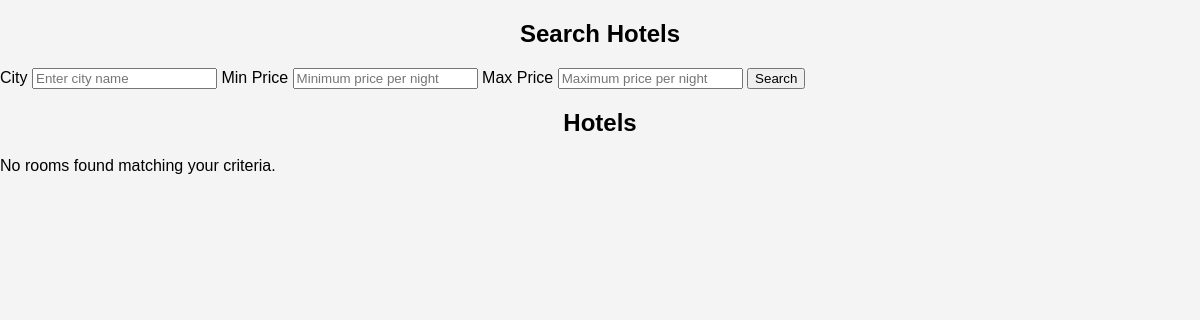
Page /hotels.php?city=Dambulla on the earlier database version.
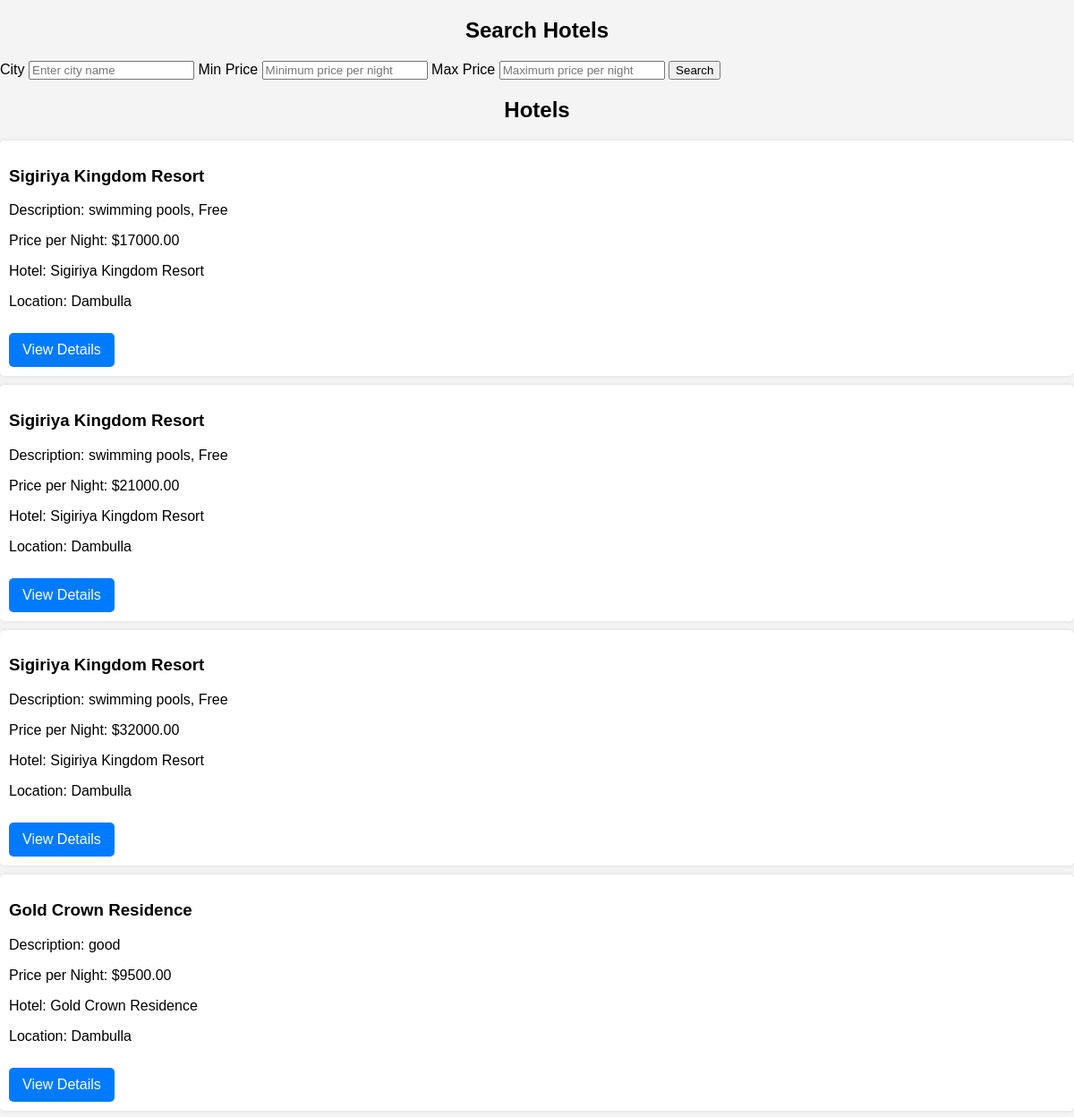
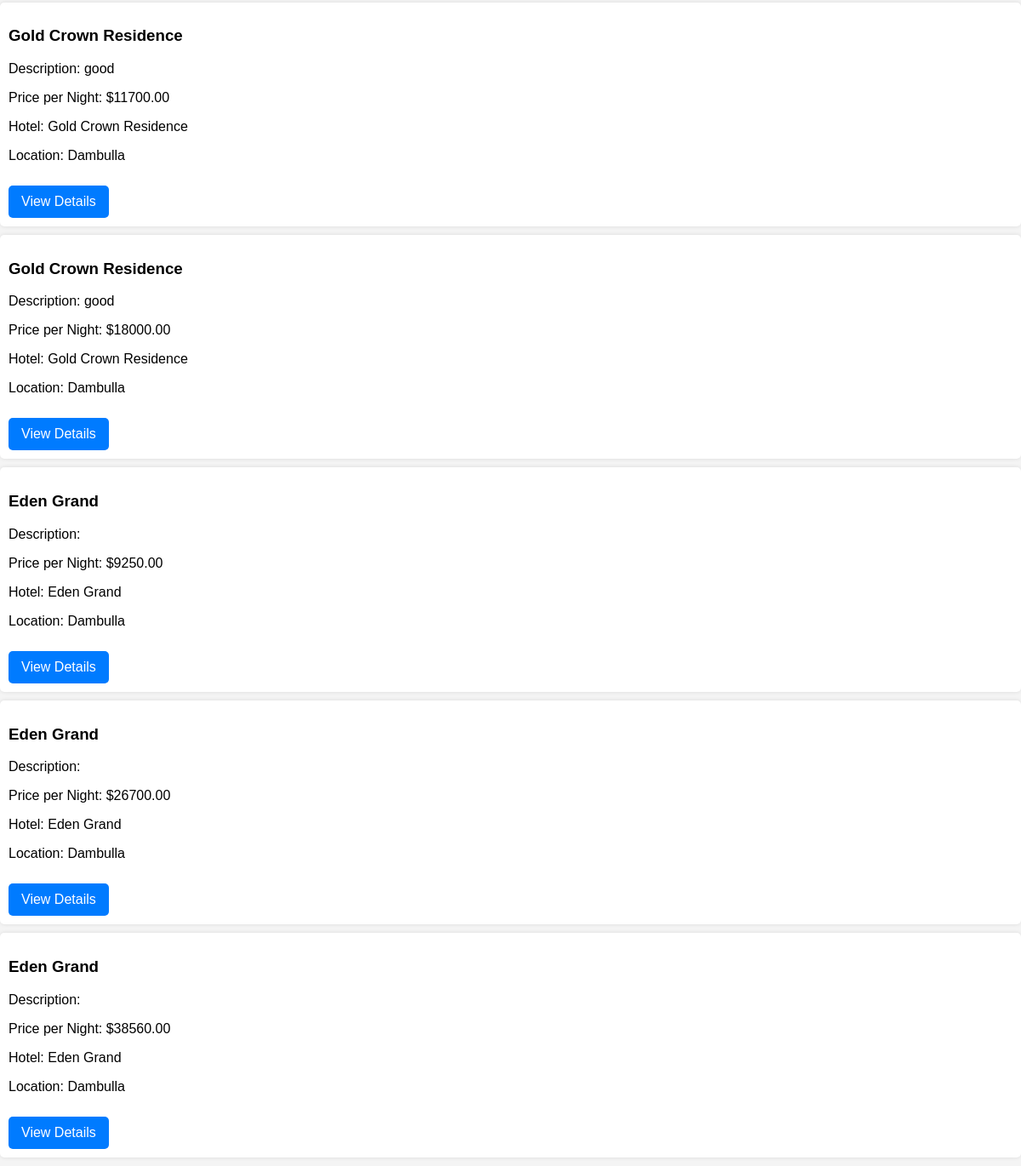
Same page on the later database version (2 pictures, top to bottom).
### tables this page shows
CREATE TABLE `rooms` (
  `room_id` int(11) NOT NULL,
  `hotel_id` int(11) DEFAULT NULL,
  `room_name` varchar(255) NOT NULL,
  `room_number` int(255) NOT NULL,
  `price_per_night` decimal(10,2) NOT NULL,
  `max_adults` int(11) NOT NULL,
  `max_children` int(11) NOT NULL,
  `availability` varchar(255) NOT NULL,
  `hotel_name` varchar(255) DEFAULT NULL,
  `facilities` varchar(255) NOT NULL
);

CREATE TABLE `hotels` (
  `hotel_id` int(11) NOT NULL,
  `hotel_name` varchar(100) NOT NULL,
  `total_rooms` int(11) NOT NULL,
  `user_id` int(11) DEFAULT NULL,
  `description` varchar(20) NOT NULL,
  `location` varchar(255) DEFAULT NULL,
  `city_id` int(255) NOT NULL
);

### hotels.php (the view, shortened to what this page needs)
<!DOCTYPE html>
<html lang="en">
<head>
    <link rel="stylesheet" href="styles.css">
</head>
<body>
    <div class="container">
        <h2>Search Hotels</h2>
        <form action="hotels.php" method="GET">
            <label for="city">City</label>
            <input type="text" id="city" name="city" placeholder="Enter city name">
            <label for="min_price">Min Price</label>
            <input type="number" id="min_price" name="min_price" step="0.01" placeholder="Minimum price per night">
            <label for="max_price">Max Price</label>
            <input type="number" id="max_price" name="max_price" step="0.01" placeholder="Maximum price per night">
            <button type="submit">Search</button>
        </form>
    </div>
    <div class="hotels-list">
        <h2>Hotels</h2>
        <?php
        include('config.php');
        $query = "SELECT hotels.hotel_id, hotels.hotel_name AS hotel_name, hotels.location, hotels.total_rooms, hotels.description, rooms.price_per_night
                  FROM hotels
                  JOIN rooms ON hotels.hotel_id = rooms.hotel_id
                  WHERE 1=1";
        if (isset($_GET['city']) && !empty($_GET['city'])) {
            $city = $_GET['city'];
            $query .= " AND hotels.location LIKE '%$city%'";
        }
        $result = $conn->query($query);
        if ($result->num_rows > 0) {
            while ($room = $result->fetch_assoc()) {
                echo "<div class='room'>";
                echo "<h3>" . $room['hotel_name'] . "</h3>";
                echo "<p>Description: " . $room['description'] . "</p>";
                echo "<p>Price per Night: $" . $room['price_per_night'] . "</p>";
                echo "<p>Hotel: " . $room['hotel_name'] . "</p>";
                echo "<p>Location: " . $room['location'] . "</p>";
                echo '<a href="room_details.php?id=' . $room['room_id'] . '" class="details-link">View Details</a>';
                echo "</div>";
            }
        } else {
            echo "<p>No rooms found matching your criteria.</p>";
        }
        ?>
    </div>
</body>
</html>

### styles.css (style rules this page uses)
body { font-family: Arial, sans-serif; background-color: #f4f4f4; margin: 0; padding: 0; }
h2 { text-align: center; margin-bottom: 20px; }
.details-link { display: inline-block; margin-top: 10px; padding: 10px 15px; background: #007bff; color: #fff; text-decoration: none; border-radius: 5px; }
.room { background: #fff; padding: 10px; margin-bottom: 10px; border-radius: 5px; box-shadow: 0 0 5px rgba(0, 0, 0, 0.1); }

Differences in the rows shown:
added rooms: hotel.hotel_name "Sigiriya Kingdom Resort", hotel.description "swimming pools, Free", price_per_night "17000.00", hotel.location "Dambulla"
added rooms: hotel.hotel_name "Sigiriya Kingdom Resort", hotel.description "swimming pools, Free", price_per_night "21000.00", hotel.location "Dambulla"
added rooms: hotel.hotel_name "Sigiriya Kingdom Resort", hotel.description "swimming pools, Free", price_per_night "32000.00", hotel.location "Dambulla"
added rooms: hotel.hotel_name "Gold Crown Residence", hotel.description "good", price_per_night "9500.00", hotel.location "Dambulla"
added rooms: hotel.hotel_name "Gold Crown Residence", hotel.description "good", price_per_night "11700.00", hotel.location "Dambulla"
added rooms: hotel.hotel_name "Gold Crown Residence", hotel.description "good", price_per_night "18000.00", hotel.location "Dambulla"
added rooms: hotel.hotel_name "Eden Grand", price_per_night "9250.00", hotel.location "Dambulla"
added rooms: hotel.hotel_name "Eden Grand", price_per_night "26700.00", hotel.location "Dambulla"
added rooms: hotel.hotel_name "Eden Grand", price_per_night "38560.00", hotel.location "Dambulla"
Other differences:
text no longer shown: "No rooms found matching your criteria."
